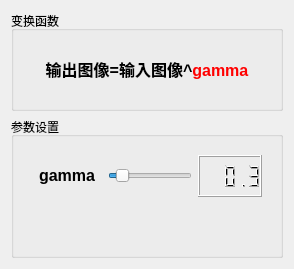
      <widget class="QWidget" name="page_5">
       <layout class="QVBoxLayout" name="verticalLayout_3">
        <item>
         <widget class="QGroupBox" name="groupBox_6">
          <property name="sizePolicy">
           <sizepolicy hsizetype="Preferred" vsizetype="Fixed">
            <horstretch>0</horstretch>
            <verstretch>0</verstretch>
           </sizepolicy>
          </property>
          <property name="minimumSize">
           <size>
            <width>0</width>
            <height>100</height>
           </size>
          </property>
          <property name="title">
           <string>变换函数</string>
          </property>
          <layout class="QVBoxLayout" name="verticalLayout_9">
           <item>
            <widget class="QLabel" name="label_10">
             <property name="text">
              <string>&lt;html&gt;&lt;head/&gt;&lt;body&gt;&lt;p align=&quot;center&quot;&gt;&lt;span style=&quot; font-size:12pt; font-weight:600;&quot;&gt;输出图像=输入图像^&lt;/span&gt;&lt;span style=&quot; font-size:12pt; font-weight:600; color:#ff0000;&quot;&gt;gamma&lt;/span&gt;&lt;/p&gt;&lt;/body&gt;&lt;/html&gt;</string>
             </property>
            </widget>
           </item>
          </layout>
         </widget>
        </item>
        <item>
         <widget class="QGroupBox" name="groupBox_5">
          <property name="title">
           <string>参数设置</string>
          </property>
          <layout class="QVBoxLayout" name="verticalLayout_8">
           <item>
            <widget class="QWidget" name="widget_5" native="true">
             <property name="sizePolicy">
              <sizepolicy hsizetype="Preferred" vsizetype="Fixed">
               <horstretch>0</horstretch>
               <verstretch>0</verstretch>
              </sizepolicy>
             </property>
             <property name="minimumSize">
              <size>
               <width>0</width>
               <height>60</height>
              </size>
             </property>
             <layout class="QHBoxLayout" name="horizontalLayout_6">
              <item>
               <widget class="QLabel" name="label_7">
                <property name="minimumSize">
                 <size>
                  <width>70</width>
                  <height>0</height>
                 </size>
                </property>
                <property name="maximumSize">
                 <size>
                  <width>70</width>
                  <height>16777215</height>
                 </size>
                </property>
                <property name="toolTip">
                 <string extracomment="v值决定低灰度像素的提升程度"/>
                </property>
                <property name="text">
                 <string>&lt;html&gt;&lt;head/&gt;&lt;body&gt;&lt;p align=&quot;center&quot;&gt;&lt;span style=&quot; font-size:12pt; font-weight:600; color:#000000;&quot;&gt;gamma&lt;/span&gt;&lt;/p&gt;&lt;/body&gt;&lt;/html&gt;</string>
                </property>
               </widget>
              </item>
              <item>
               <widget class="QSlider" name="sliderForGamma">
                <property name="minimum">
                 <number>1</number>
                </property>
                <property name="maximum">
                 <number>20</number>
                </property>
                <property name="pageStep">
                 <number>2</number>
                </property>
                <property name="value">
                 <number>3</number>
                </property>
                <property name="orientation">
                 <enum>Qt::Horizontal</enum>
                </property>
               </widget>
              </item>
              <item>
               <widget class="QLCDNumber" name="lcdForGamma">
                <property name="value" stdset="0">
                 <double>0.300000000000000</double>
                </property>
               </widget>
              </item>
             </layout>
            </widget>
           </item>
           <item>
            <spacer name="verticalSpacer_3">
             <property name="orientation">
              <enum>Qt::Vertical</enum>
             </property>
             <property name="sizeHint" stdset="0">
              <size>
               <width>20</width>
               <height>40</height>
              </size>
             </property>
            </spacer>
           </item>
          </layout>
         </widget>
        </item>
       </layout>
      </widget>
